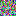

Write Python code to recreate this figure.
# imports
from PIL import Image
from random import randint

# map width and height
width = 16
height = 16

# initialize image
image = Image.new('RGBA', (width, height), (0, 0, 0, 0))
pix = image.load()

# for each pixel
for x in range(0, width):
    for y in range(0, height):
        # set pixel to random color
        random_color = (randint(0, 255), randint(0, 255), randint(0, 255), 255)
        pix[x, y] = random_color

# save to file
image.save('./ColorRandom.png')
